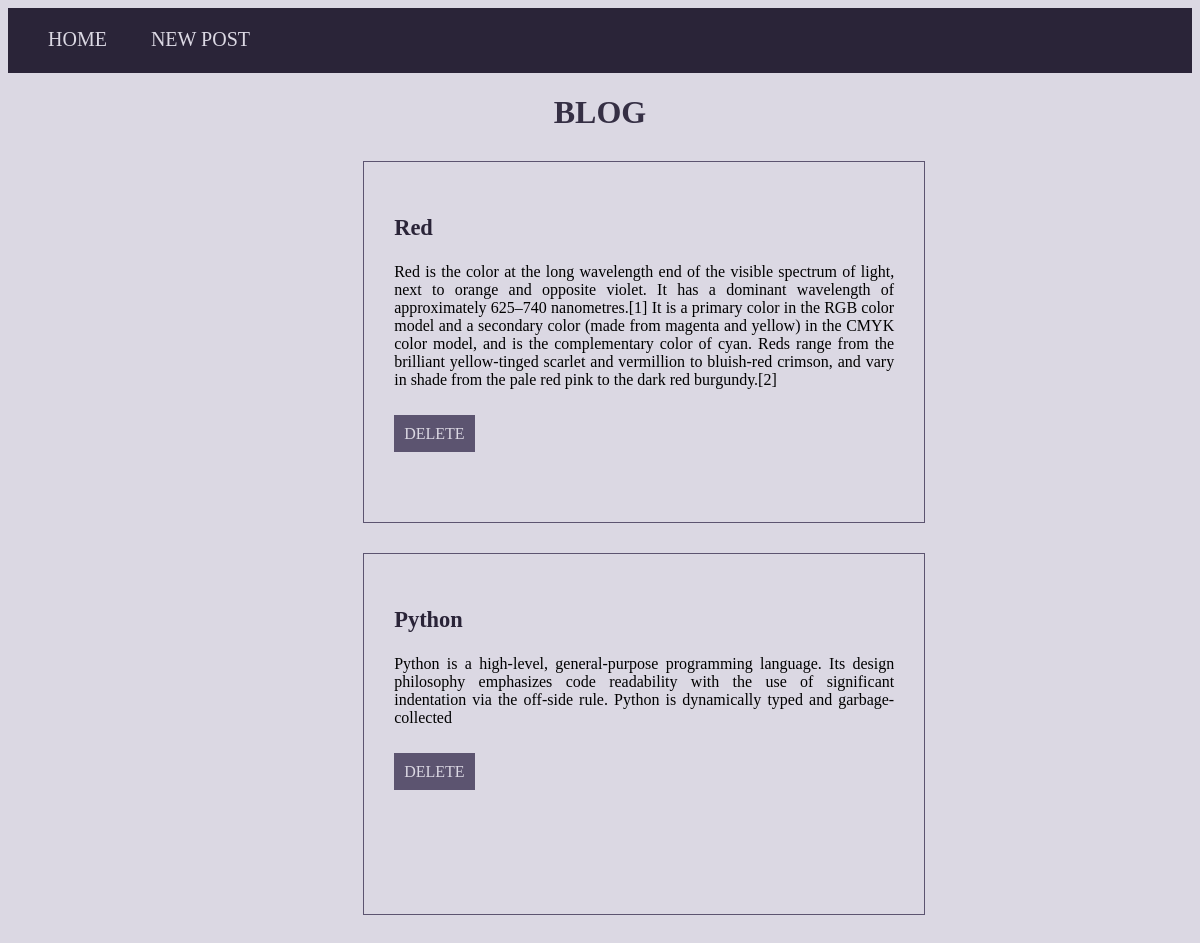
The page / on the database its author committed.
### myapp/models.py (models this page shows)
class newpost(models.Model):
    name=models.CharField(max_length=100)
    descr=models.TextField()

### myapp/views.py (the view)
# urls.py: path('',views.home_view,name='home'),
def home_view(request):
    post=newpost.objects.all()
    print(post)
    context={
        'posts':post
    }
    return render(request,'home.html',context)

### myapp/templates/home.html (shortened to what this page needs)
{% include 'header.html' %}
<h1>BLOG</h1>
<div>
    {% for n in posts %}
    <div class="post">
        <div class="title"><h3>{{n.name}}</h3></div>
        <div class="desc">{{n.descr}}</div>
        <br><br>
        <div><a href="{% url 'delete_post' n.pk %}" class="del">DELETE</a></div>
    </div>
    {% endfor %}
</div>

### myapp/templates/header.html (shortened to what this page needs)
<div class="header">
    <a href="{% url 'home' %}" class="link">HOME</a>
    <a href="{% url 'new' %}" class="link">NEW POST</a>
</div>

### myapp/templates/header.html (style rules this page uses)
.header { background-color: #2a2438; height: 25px; padding: 20px; }
.link { text-decoration: none; font-size:20px ; color: #dbd8e3; margin: 20px; }

### myapp/templates/home.html (style rules this page uses)
h1 { color:#352f44; text-align: center; }
.del { background-color: #5c5470; color:#dbd8e3; height: 50px; width: 80px; text-decoration: none; padding: 10px; margin-top: 30px; }
.post { height: 300px; width:500px; margin: 30px; margin-left: 30%; text-align: justify; border: 1px solid #5c5470; padding: 30px; }
.title { color: #2a2438; font-size: larger; }

### rows shown on the page
newpost: name "Red", descr "Red is the color at the long wavelength end of the visible spectrum of light, next to orange and opposite violet. It has a dominant wavelength of approximately 625–740 nanometres.[1] It is a primary color in the RGB color model and a secondary color (made from magenta and yellow) in the CMYK color model, and is the complementary color of cyan. Reds range from the brilliant yellow-tinged scarlet and vermillion to bluish-red crimson, and vary in shade from the pale red pink to the dark red burgundy.[2]"
newpost: name "Python", descr "Python is a high-level, general-purpose programming language. Its design philosophy emphasizes code readability with the use of significant indentation via the off-side rule. Python is dynamically typed and garbage-collected"
